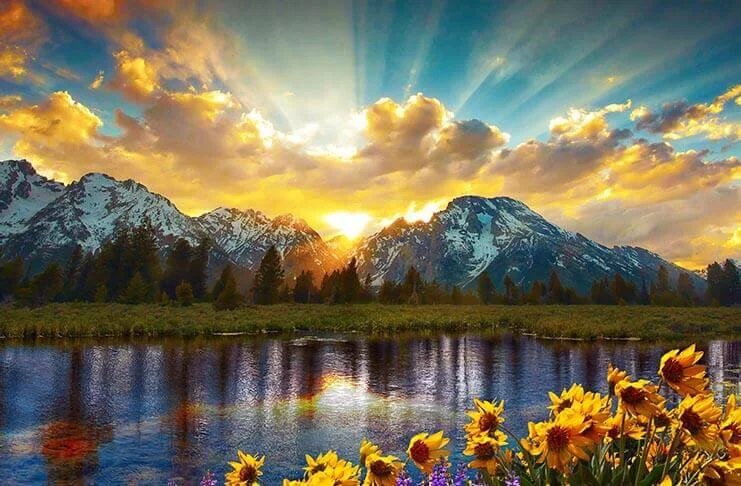
#> input picture Laboratorio12/paisaje.jpg, 741 x 486 px
$ python grayscale_save.py
#> lines starting #> are read from the running program, lines starting #| are printed output that depends on the picture
import cv2

image = cv2.imread('paisaje.jpg')
#> image is the input picture: shape (486, 741, 3); mean B, G, R 89.5, 113, 119.8

width = image.shape[1]
#> width = 741
height = image.shape[0]
#> height = 486
new_size = (int(width*0.8), int(height*0.8))
#> new_size = (592, 388)

image = cv2.resize(image, new_size)
#> image: shape (388, 592, 3)
gray = cv2.cvtColor(image, cv2.COLOR_BGR2GRAY)
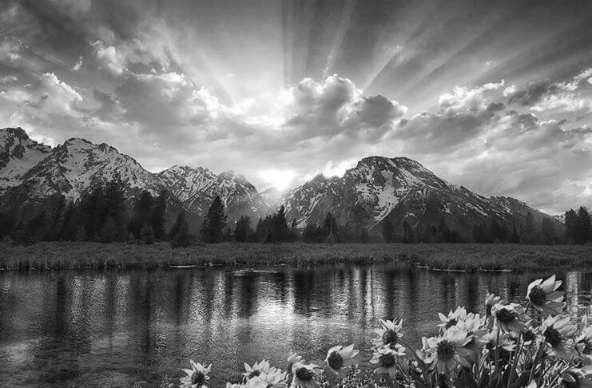
#> gray: shape (388, 592); min 5, max 255, mean 112.3

cv2.imwrite('gray_scale.jpg', gray)
cv2.waitKey(0)
